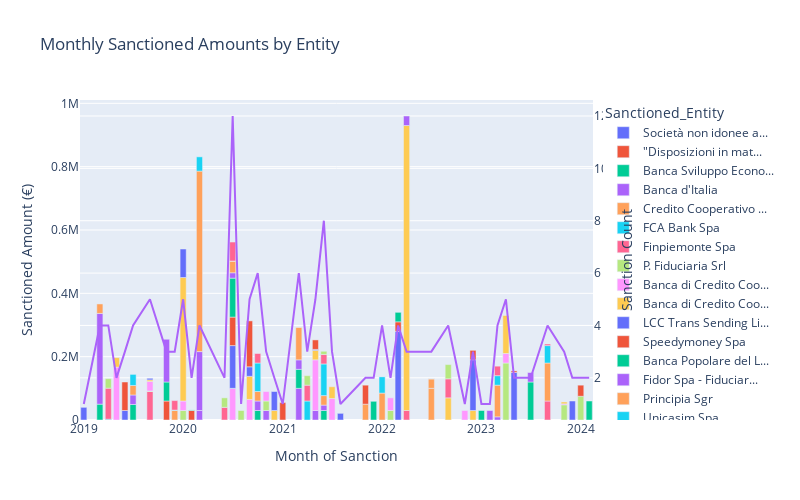

Source (notebook cell):
### Markdown cell above
## monthly trend data

### Code cell
import plotly.express as px

def truncate_legend(label):
    max_length = 20
    return label[:max_length] + '...' if len(label) > max_length else label

# Convert 'Date_of_Sanction' column to datetime
df_result['Date_of_Sanction'] = pd.to_datetime(df_result['Date_of_Sanction'])

# Extract month and year from 'Date_of_Sanction' column
df_result['Month'] = df_result['Date_of_Sanction'].dt.strftime('%Y-%m')

# Group by month and entity, summing the sanctioned amounts
df_monthly = df_result.groupby(['Month', 'Sanctioned_Entity'])['Sanctioned_Amount'].sum().reset_index()

# Group by month and count the number of sanctions
sanction_count = df_result.groupby('Month').size().reset_index(name='Sanction_Count')

# Plot the stacked bar chart
fig = px.bar(df_monthly, x='Month', y='Sanctioned_Amount', color='Sanctioned_Entity',
             title="Monthly Sanctioned Amounts by Entity",
             labels={"Month": "Month of Sanction", "Sanctioned_Amount": "Sanctioned Amount (€)"})
fig.update_layout(
    width=800,  # Set a fixed width of 800 pixels
    height=500,  # Set a fixed height
)

# Add line chart for monthly count on the right side
fig.add_trace(
    go.Scatter(x=sanction_count['Month'], y=sanction_count['Sanction_Count'], 
               mode='lines', name='Sanction Count', yaxis='y2')
)

# Update layout to include secondary y-axis
fig.update_layout(
    yaxis2=dict(
        title='Sanction Count',  # Label for secondary y-axis
        overlaying='y',  # Overlay the secondary y-axis on the primary one
        side='right'  # Position the secondary y-axis on the right side
    )
)

# Truncate legend labels
fig.for_each_trace(lambda trace: trace.update(name=truncate_legend(trace.name)))

fig.show()
